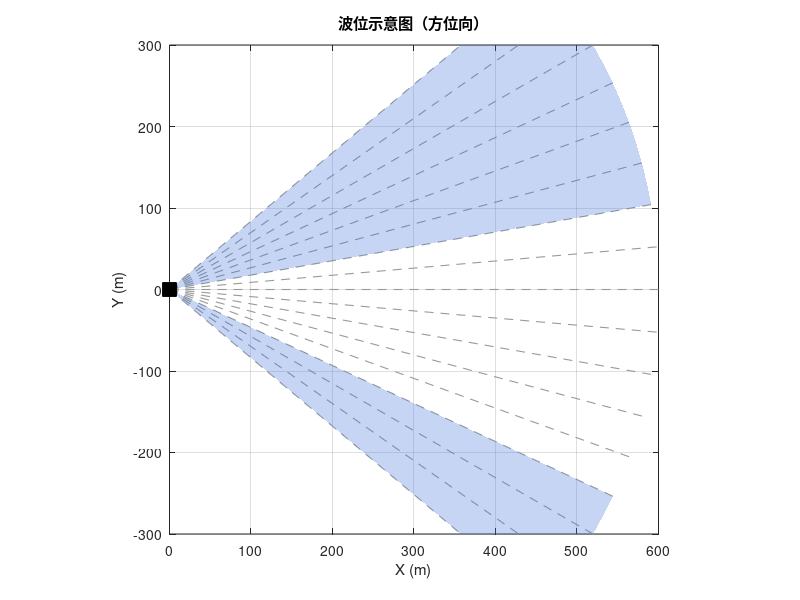
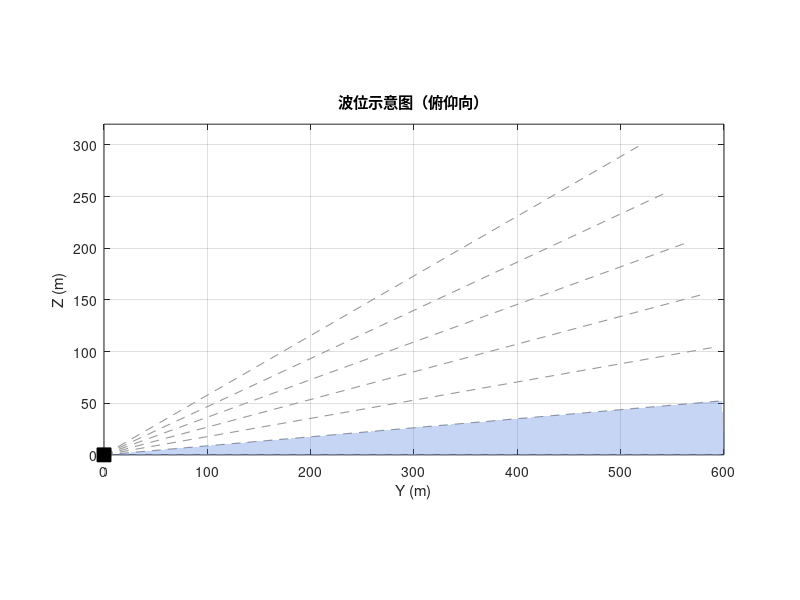

Reproduce these figures in MATLAB, in order.
%PLOT_POINT_TRACE_2D_EMPTY 波位示意图（方位向 + 俯仰向）：直接运行，展示波位排布。
% 作用：画出与 plot_point_trace_2d.m 一致的坐标系底图（雷达原点、虚线射线、坐标轴），
%       不画目标点。全部波位画灰色虚线分割线；受静态杂波干扰而弃用的波位，
%       在其分割线上方叠半透明蓝色扇形区域（分割线仍可见）。
% 用法：直接运行本脚本（F5 / Run），无需传参。

% 0. 环境：把 src 加入路径（与批处理管线保持一致）
this_dir = fileparts(mfilename('fullpath'));
project_root = fileparts(this_dir);
addpath(project_root);
addpath(genpath(fullfile(project_root, 'src')));

% 1. 波位角（单位：°，与前端约定一致：正方位=左侧，正俯仰=向上）
%    全波位：方位 -40~40°（步进5°），俯仰 0~30°（步进5°）。
%    受静态杂波干扰而弃用：方位 ±25°~±40°，俯仰 0°~5°。
az_all     = -40:5:40;                   % 全部方位（分割线）
el_all     = 0:5:30;                     % 全部俯仰（分割线）
az_discard = {[-40 -10], [25 40]};       % 弃用方位范围（az）
el_discard = [0 5];                      % 弃用俯仰范围（el）

R = 600;                       % 射线/扇形半径（与底图一致）
blue = [0.25 0.45 0.85];       % 弃用区域颜色（蓝）
alpha_discard = 0.3;           % 弃用区域透明度（0=全透明，1=不透明）

% ---- 图 1：方位向波位示意图（X-Y 地面投影） ----
figure('Position', [100, 100, 700, 700]);
hold on;

% 全部方位分割线（虚线，含弃用波位）
for b = 1:numel(az_all)
    th = -az_all(b);                        % 显示角（正方位=左侧 → Y负半轴）
    plot([0, R * cosd(th)], [0, R * sind(th)], ...
        '--', 'Color', [0.60 0.60 0.60], 'LineWidth', 0.8);
end

% 弃用区域：方位 ±25°~±40° 叠半透明蓝色扇形（分割线仍可见）
for i = 1:numel(az_discard)
    th  = -az_discard{i};
    ang = linspace(th(1), th(2), 60);
    fill([0, R * cosd(ang), 0], [0, R * sind(ang), 0], blue, ...
        'EdgeColor', 'none', 'FaceAlpha', alpha_discard);
end

% 雷达位置（原点）
plot(0, 0, 'ks', 'MarkerSize', 10, 'MarkerFaceColor', 'k');

hold off;
axis equal;
xlim([0, 600]);
ylim([-300, 300]);
xlabel('X (m)');
ylabel('Y (m)');
grid on;
box on;
title('波位示意图（方位向）', 'FontName', 'Microsoft YaHei');

% ---- 图 2：俯仰向波位示意图（Y-Z 剖面） ----
figure('Position', [850, 100, 700, 420]);
hold on;

% 全部俯仰分割线（虚线，含弃用波位）
for b = 1:numel(el_all)
    el = el_all(b);
    plot([0, R * cosd(el)], [0, R * sind(el)], ...
        '--', 'Color', [0.60 0.60 0.60], 'LineWidth', 0.8);
end

% 弃用区域：俯仰 0°~5° 叠半透明蓝色扇形
ang = linspace(el_discard(1), el_discard(2), 60);
fill([0, R * cosd(ang), 0], [0, R * sind(ang), 0], blue, ...
    'EdgeColor', 'none', 'FaceAlpha', alpha_discard);

% 雷达位置（原点）
plot(0, 0, 'ks', 'MarkerSize', 10, 'MarkerFaceColor', 'k');

hold off;
axis equal;
xlim([0, 600]);
% 俯仰均为向上，高度只取地面以上（正值）
hmax = R * sind(max(el_all)) + 20;
ylim([0, hmax]);
xlabel('Y (m)');
ylabel('Z (m)');
grid on;
box on;
title('波位示意图（俯仰向）', 'FontName', 'Microsoft YaHei');
